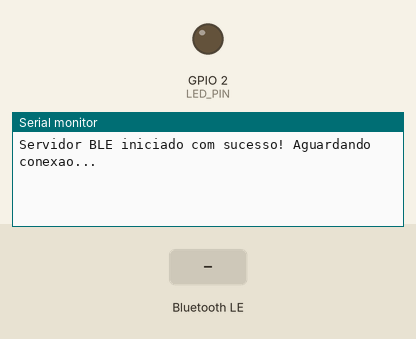
Recording of a sketch running on a simulated ESP32. On the bench: output pins drawn as LEDs (lit = HIGH), the last lines printed to the serial monitor. Inputs (shaded band) come from the test bench. Nothing arrives over Bluetooth unless stated; a phone connects over Bluetooth LE 3 s after start.

Above: at 1.2 s.
1.3 s: Bluetooth LE write "setTime(" received
At 1.9 s:
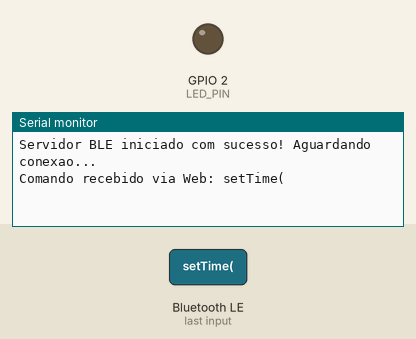
2.8 s: Bluetooth LE write "5" received
At 4.3 s:
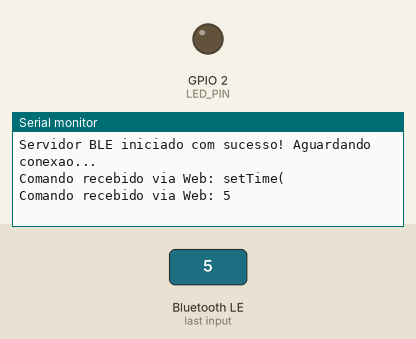

The sketch:

LCD_Test_ESP.ino
```cpp
// ESP32 no rolê

#include <BLEDevice.h>
#include <BLEUtils.h>
#include <BLEServer.h>

#define SERVICE_UUID        "4fafc201-1fb5-459e-8fcc-c5c9c331914b"
#define CHARACTERISTIC_UUID "beb5483e-36e1-4688-b7f5-ea07361b26a8"

// Serial Ports

#define RX_PIN 16
#define TX_PIN 17

const int LED_PIN = 2; // LED embutido da placa ESP32

class MyCallbacks: public BLECharacteristicCallbacks {
    void onWrite(BLECharacteristic *pCharacteristic) override {
      std::string rxValue = pCharacteristic->getValue();

      if (rxValue.length() > 0) {
        String command = String(rxValue.c_str());
        command.trim();

        Serial.print("Comando recebido via Web: ");
        Serial.println(command);

        // setTime(timeInSeconds) Command
        if (command.startsWith("setTime(")) {

          int startPos = command.indexOf('(');
          int endPos = command.indexOf(')');

          if (startPos != -1 && endPos > startPos) {

            String textValue = command.substring(startPos + 1, endPos);
            int secondsInt = textValue.toInt();

            Serial.printf("Valor extraído com sucesso: %d\n", secondsInt);

            //
            Serial2.printf("setTime(%d)", secondsInt);
          }
        }
      }
    }
};

void setup() {
  Serial.begin(115200);

  // Inicializa comunicação Serial com Arduino via RX2/TX2 do ESP - por isso Serial"2"
  //
  Serial2.begin(9600, SERIAL_8N1, RX_PIN, TX_PIN);

  pinMode(LED_PIN, OUTPUT);

  // Inicializa o dispositivo BLE com o nome visível
  BLEDevice::init("ESP32_BLE_Web");

  // Cria o servidor e o serviço
  BLEServer *pServer = BLEDevice::createServer();
  BLEService *pService = pServer->createService(SERVICE_UUID);

  // Cria a característica com permissão de leitura e escrita
  BLECharacteristic *pCharacteristic = pService->createCharacteristic(
                      CHARACTERISTIC_UUID,
                      BLECharacteristic::PROPERTY_READ |
                      BLECharacteristic::PROPERTY_WRITE
                    );

  pCharacteristic->setCallbacks(new MyCallbacks());
  pService->start();

  // Configuração CORRETA do Advertising (Anúncio)
  BLEAdvertising *pAdvertising = BLEDevice::getAdvertising();
  pAdvertising->addServiceUUID(SERVICE_UUID);
  pAdvertising->setScanResponse(true);                 // <--- OBRIGATÓRIO para o nome ser visível
  pAdvertising->setMinPreferred(0x06);                 // Ajuda em problemas de ligação com iOS/Chrome
  pAdvertising->setMinPreferred(0x12);

  BLEDevice::startAdvertising();                        // Inicialização global recomendada

  Serial.println("Servidor BLE iniciado com sucesso! Aguardando conexao...");
}

void loop() {
  delay(1000);
}
```

Measured:
- after the input at 1.3 s, the serial monitor: prints a new line after 0.05 s (image 1)
- after the input at 2.8 s, the serial monitor: prints a new line after 0.05 s (image 2)
